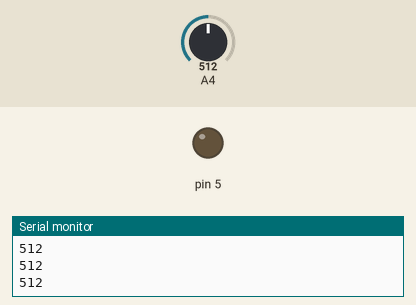
Recording of a sketch running on a simulated Arduino Uno, built with avr-gcc and run on an emulated ATmega328P. Parts: output pins drawn as LEDs (lit = HIGH), the last lines printed to the serial monitor. The inputs (shaded band) are chosen by the test bench; at power-on: A4 = 512.

Above: at 1.2 s.
1.3 s: A4 set to 485
At 2.4 s:
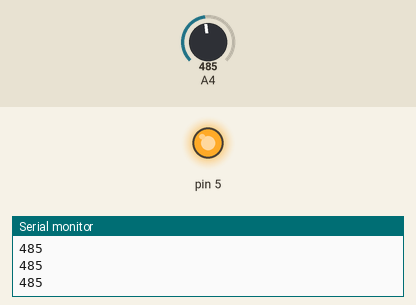
2.9 s: A4 set to 510
At 3.8 s:
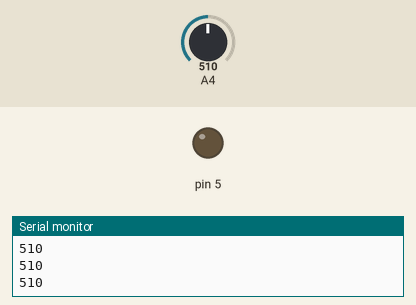
4.5 s: A4 set to 490
At 5.2 s:
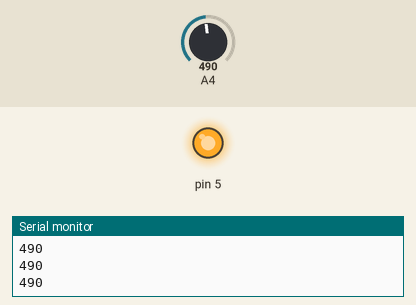
Timing chart, 0 to 7.5 s (numbered marks = the images above; inputs shaded):
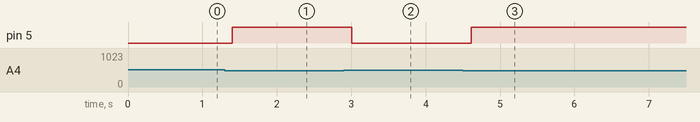

The sketch:

c1_lab_ldr_led.ino
```cpp
int analogVal;

void setup() {
  // put your setup code here, to run once:
Serial.begin(9600);
pinMode (5,OUTPUT);
}

void loop() {
  // put your main code here, to run repeatedly:
analogVal=analogRead (A4);
Serial.println(analogVal);
delay(100);

if  (analogVal <500) {digitalWrite(5,HIGH);}
else {digitalWrite(5,LOW);}


}
```

Measured:
- the behaviour switches between 500 and 499 on A4 (found by bisection; images 0 and 1)
- after the input at 1.3 s, pin 5: LOW → HIGH after 0.10 s
- after the input at 2.9 s, pin 5: HIGH → LOW after 0.11 s
- after the input at 4.5 s, pin 5: LOW → HIGH after 0.11 s
